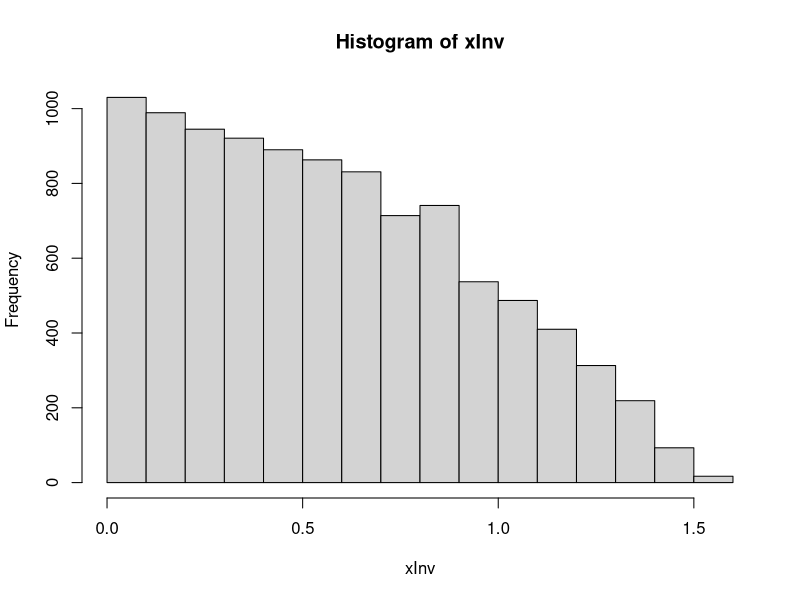
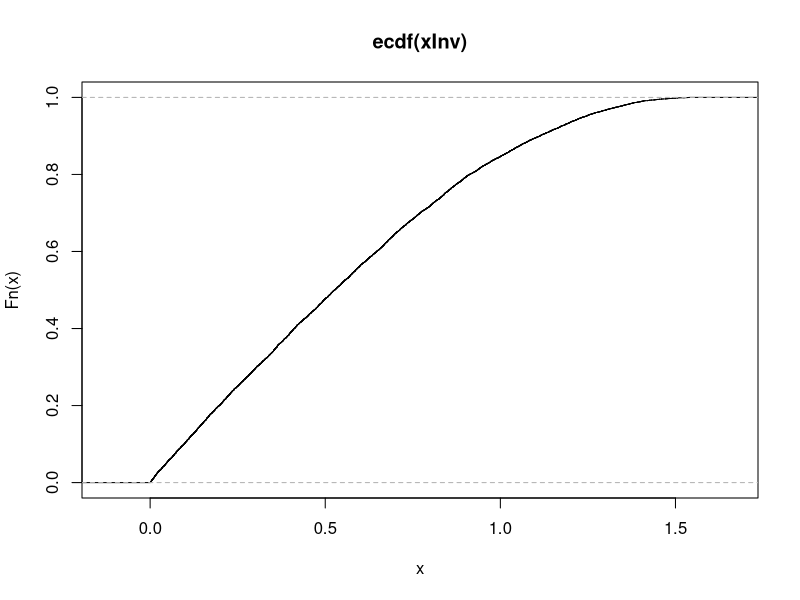
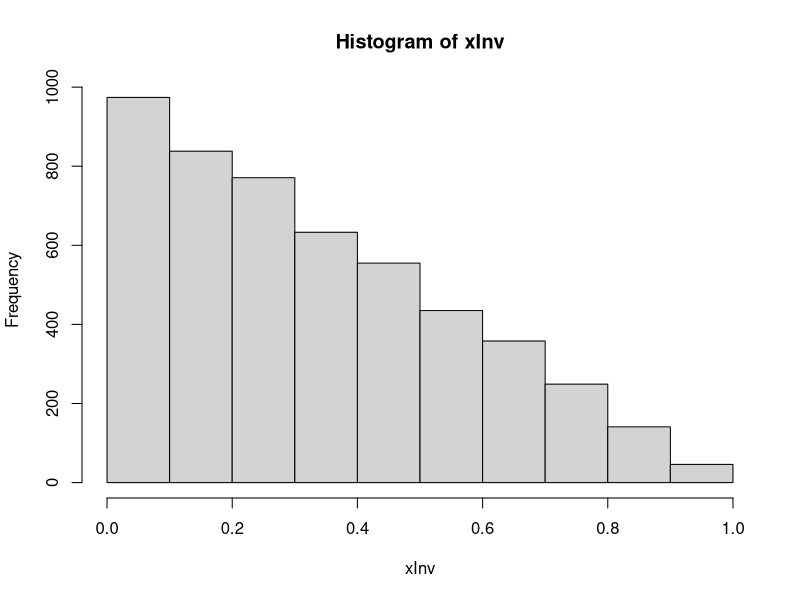
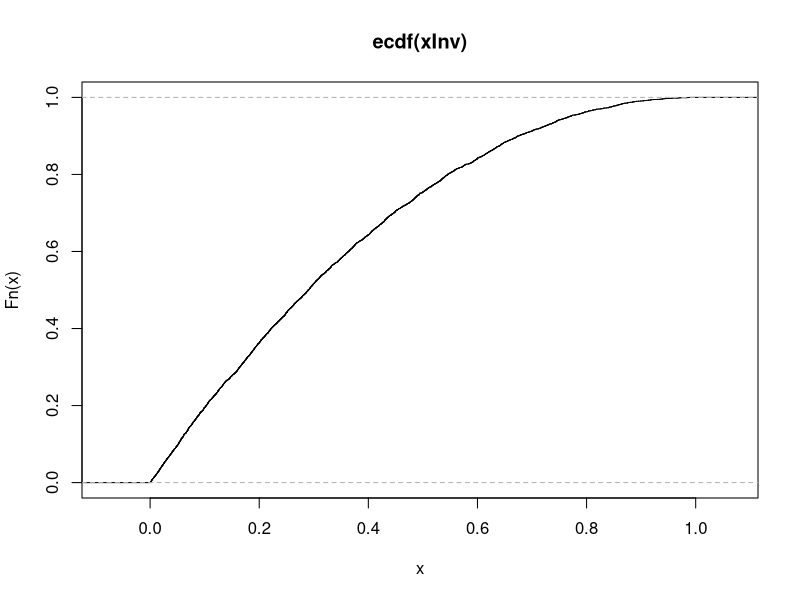
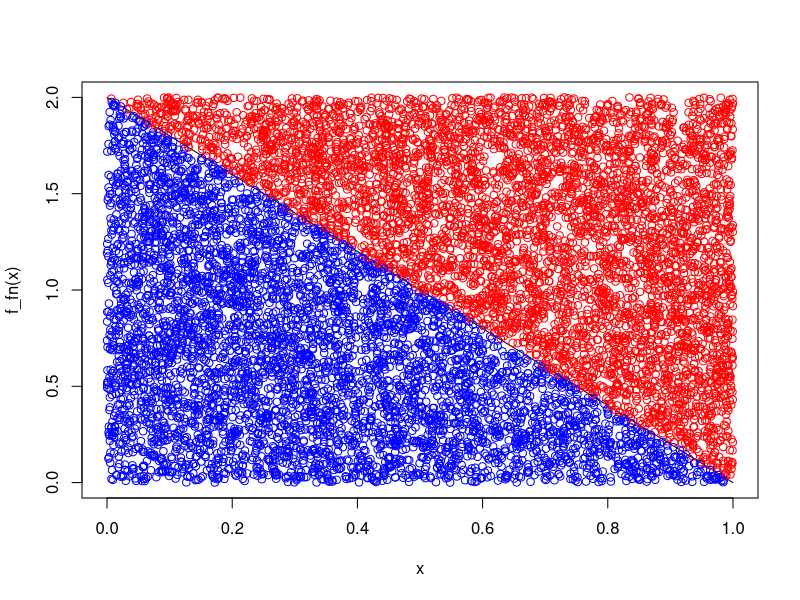
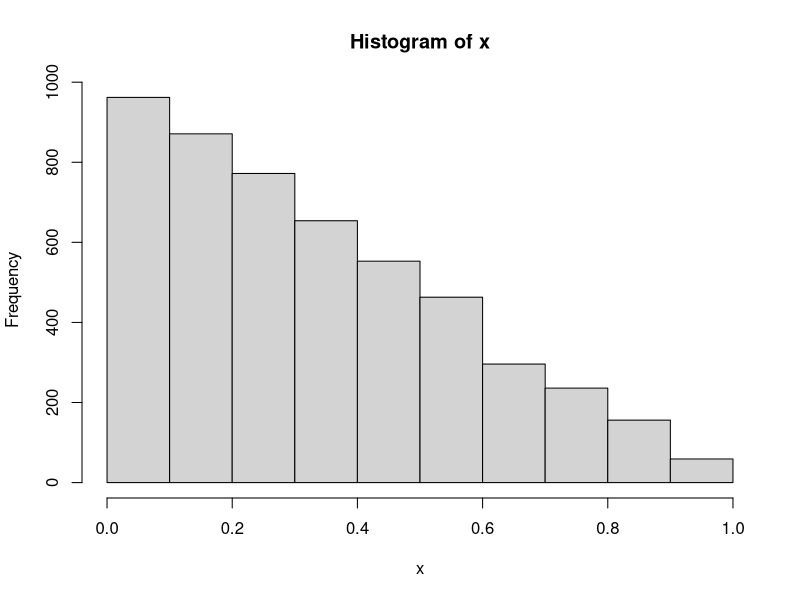
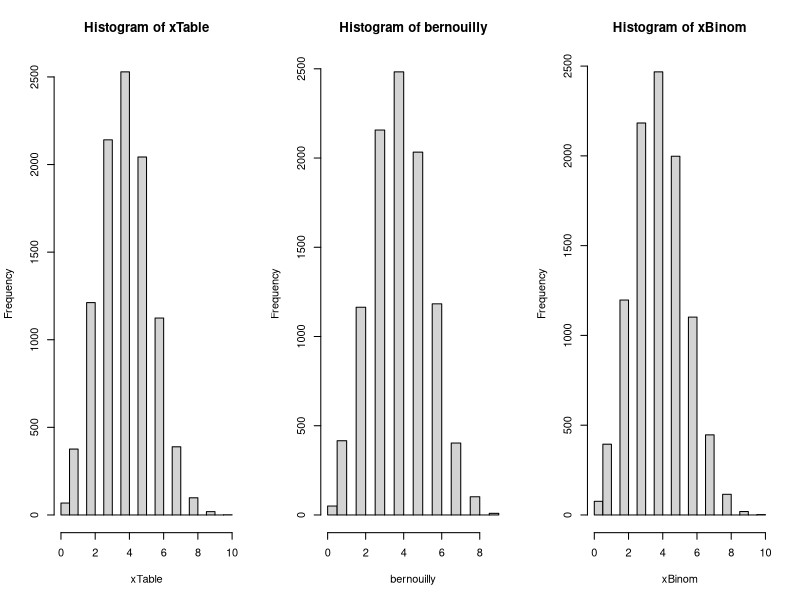

Recreate these plots in R, in order.
## ---- chunk 1
n = 10000
u = runif(n)
xInv = asin(u)
hist(xInv)
plot(ecdf(xInv))
## ---- chunk 2
fInv_fn = function(u){
  return(1 - sqrt(1 - u))
}

u = runif(5000)
#xInv = 1 - sqrt(1 - u)
xInv = fInv_fn(u)
hist(xInv)
plot(ecdf(xInv))
## ---- chunk 3
Simulate <- function(Nsim, f_fn, g_fn, randg_fn) {
  #M is found by finding the maximum of f(x)/g(x) over [0,1]
  M = optimize(f=function(x){f_fn(x)/g_fn(x)},interval=c(0,1),maximum=TRUE)$objective
  print(M)
  
  #graphing logic
  ylim <- c(0, M)
  xlim <- c(0, 1)
  curve(f_fn(x),from = 0,to = 1, xlim = xlim, ylim = ylim)
  par(new=T)
  
  x_star = randg_fn(Nsim)
  y_star = runif(Nsim, max = M * g_fn(x_star)) # y* drawn from proposal function g
  x = NULL
  successCount = 0
  for(i in 1:Nsim){
    #accept x* if y* <= f(x*)
    if(y_star[i] <= f_fn(x_star[i])){ 
      successCount = successCount + 1
      x[successCount] = x_star[i]
      
      #plot the accepted points
      points(x_star[i], y_star[i], xlab = NA, ylab = NA, xaxt='n', yaxt='n', xlim = xlim, ylim = ylim, col="blue")
    }
    else{
      #plot the rejected points
      points(x_star[i], y_star[i], xlab = NA, ylab = NA, xaxt='n', yaxt='n', xlim = xlim, ylim = ylim, col="red")
    }
  }
  hist(x)
  return(successCount)
}

Nsim = 10000
successCount = Simulate(Nsim, 
                        f_fn = function(u){2 - (2*u)},
                        g_fn = function (y) {dunif(y)},
                        randg_fn = function (Nsim) {runif(Nsim)})
## ---- chunk 4
n <- 10
p <- .4
t <- seq(0,n-1)
prob = pbinom(t,n,p)
## ---- chunk 5
library(knitr)
df = as.data.frame(round(t(prob),4))
colnames(df) = t
kable(df)
## ---- chunk 6
Nsim=10^4; 
xTable=numeric(Nsim)
uvec = runif(Nsim)
xTable = as.numeric(lapply(uvec, function(u){ sum(prob<u)}))
## ---- chunk 7
bernouilly = numeric(Nsim)
for(i in 1:Nsim){
  y = numeric(n)
  for(j in 1:n){
    u = runif(1)
    if(u < p){
      y[j] = 1
    }
    else
    {
      y[j] = 0
    }
  }
  bernouilly[i] = sum(y)
}
## ---- chunk 8
xBinom = rbinom(Nsim, n, p)
par(mfcol = c(1,3))
hist(xTable)
hist(bernouilly)
hist(xBinom)
